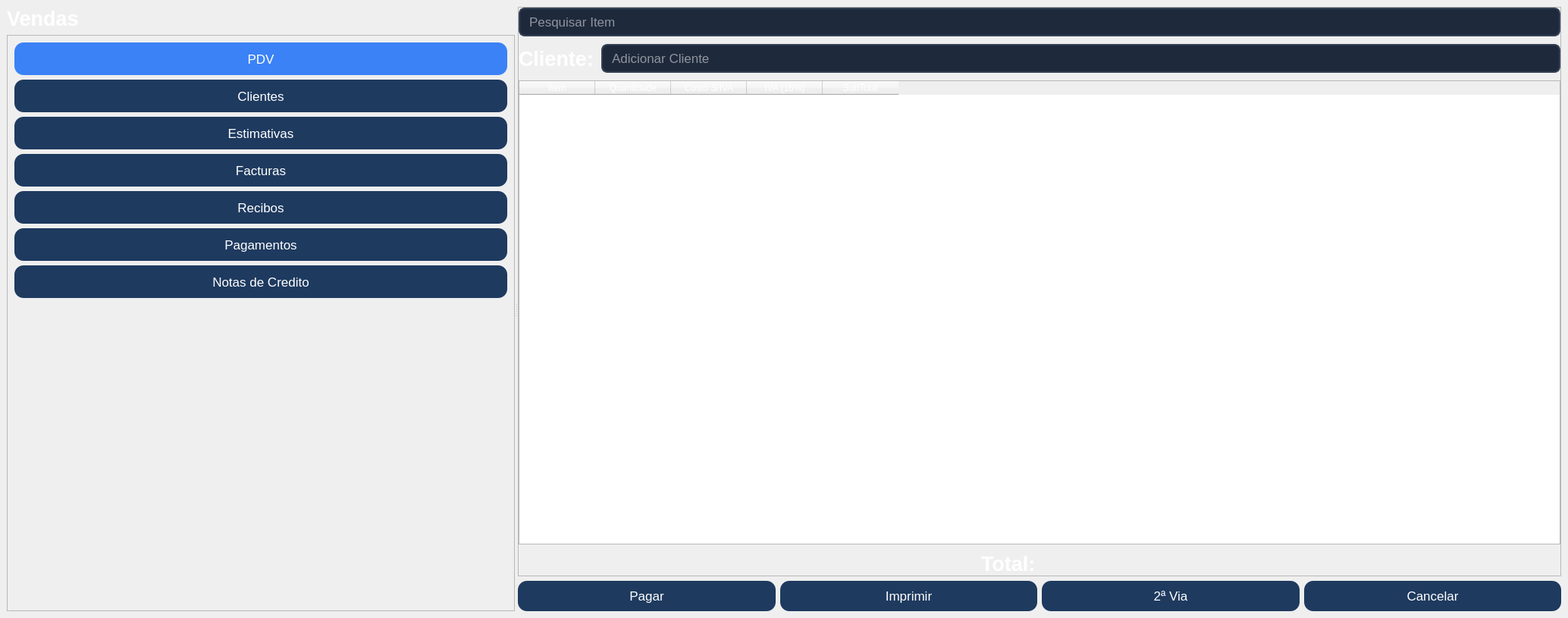
<?xml version="1.0" encoding="UTF-8"?>
<ui version="4.0">
 <class>MainWindow</class>
 <widget class="QMainWindow" name="MainWindow">
  <property name="geometry">
   <rect>
    <x>0</x>
    <y>0</y>
    <width>2068</width>
    <height>815</height>
   </rect>
  </property>
  <property name="windowTitle">
   <string>MainWindow</string>
  </property>
  <property name="styleSheet">
   <string notr="true">
/* ====== Fundo geral ====== */
QWidget {
    background-color: qlineargradient(
        spread:pad, x1:0, y1:0, x2:0, y2:1,
        stop:0 #0f1c2e, stop:1 #182c47
    );
    color: #FFFFFF;
    font-family: 'Segoe UI', Roboto, sans-serif;
}

/* ====== Labels ====== */
QLabel {
    font-size: 20pt;
    font-weight: bold;
    color: #FFFFFF;
}

/* ====== Botões principais (QPushButton) ====== */
QPushButton {
    background-color: #1e3a5f;
    border-radius: 12px;
    padding: 14px;
    font-size: 15pt;
    font-weight: 500;
    color: #FFFFFF;
    border: none;
}
QPushButton:hover {
    background-color: #284c75;
}
QPushButton:pressed {
    background-color: #162a44;
}

/* ====== Botões de navegação (QToolButton) ====== */
QToolButton {
    background-color: #1e3a5f;
    border-radius: 12px;
    padding: 10px;
    font-size: 13pt;
    color: #FFFFFF;
    text-align: left;
    border: none;
}
QToolButton:hover {
    background-color: #284c75;
}
QToolButton:checked {
    background-color: #3b82f6;
    color: white;
}
QToolButton:checked:hover {
    background-color: #2563eb;
}

/* ====== Campos de texto ====== */
QLineEdit {
    background-color: #1e293b;
    border: 2px solid #334155;
    border-radius: 8px;
    padding: 6px 10px;
    font-size: 13pt;
    color: white;
}
QLineEdit:focus {
    border: 2px solid #3b82f6;
}

/* ====== Barra de rolagem ====== */
QScrollBar:vertical {
    background: transparent;
    width: 8px;
}
QScrollBar::handle:vertical {
    background: #64748b;
    border-radius: 4px;
}
QScrollBar::handle:vertical:hover {
    background: #94a3b8;
}
</string>
  </property>
  <widget class="QWidget" name="centralwidget">
   <layout class="QVBoxLayout" name="verticalLayout_2">
    <item>
     <widget class="QStackedWidget" name="stackedWidget">
      <property name="currentIndex">
       <number>1</number>
      </property>
      <widget class="QWidget" name="page">
       <layout class="QVBoxLayout" name="verticalLayout">
        <item>
         <widget class="QLabel" name="label">
          <property name="enabled">
           <bool>true</bool>
          </property>
          <property name="sizePolicy">
           <sizepolicy hsizetype="Minimum" vsizetype="Minimum">
            <horstretch>0</horstretch>
            <verstretch>0</verstretch>
           </sizepolicy>
          </property>
          <property name="maximumSize">
           <size>
            <width>16777215</width>
            <height>25</height>
           </size>
          </property>
          <property name="font">
           <font>
            <family>Segoe UI</family>
            <pointsize>20</pointsize>
            <bold>true</bold>
           </font>
          </property>
          <property name="frameShape">
           <enum>QFrame::Shape::NoFrame</enum>
          </property>
          <property name="text">
           <string>CREART SOFTMANAGEMENT</string>
          </property>
          <property name="alignment">
           <set>Qt::AlignmentFlag::AlignLeading|Qt::AlignmentFlag::AlignLeft|Qt::AlignmentFlag::AlignVCenter</set>
          </property>
         </widget>
        </item>
        <item>
         <layout class="QGridLayout" name="gridLayout">
          <property name="horizontalSpacing">
           <number>50</number>
          </property>
          <property name="verticalSpacing">
           <number>70</number>
          </property>
          <item row="0" column="6">
           <widget class="QPushButton" name="GestaodeRH">
            <property name="toolTip">
             <string>Clique para entrar no painel de compras</string>
            </property>
            <property name="text">
             <string>Gestão de R. H.</string>
            </property>
            <property name="icon">
             <iconset>
              <normaloff>../img/Gestao de RH.png</normaloff>../img/Gestao de RH.png</iconset>
            </property>
            <property name="iconSize">
             <size>
              <width>100</width>
              <height>100</height>
             </size>
            </property>
           </widget>
          </item>
          <item row="0" column="0">
           <widget class="QPushButton" name="vendas">
            <property name="toolTip">
             <string>Clique para entrar no painel de vendas</string>
            </property>
            <property name="text">
             <string> Vendas/Loja</string>
            </property>
            <property name="icon">
             <iconset resource="../img/img.qrc">
              <normaloff>:/img/vendas.png</normaloff>:/img/vendas.png</iconset>
            </property>
            <property name="iconSize">
             <size>
              <width>100</width>
              <height>100</height>
             </size>
            </property>
           </widget>
          </item>
          <item row="0" column="4">
           <widget class="QPushButton" name="Itens">
            <property name="toolTip">
             <string>Clique para entrar no painel de itens</string>
            </property>
            <property name="text">
             <string>Itens/Estoque</string>
            </property>
            <property name="icon">
             <iconset>
              <normaloff>../img/Itens.png</normaloff>../img/Itens.png</iconset>
            </property>
            <property name="iconSize">
             <size>
              <width>100</width>
              <height>100</height>
             </size>
            </property>
           </widget>
          </item>
          <item row="0" column="1">
           <widget class="QPushButton" name="Restaurante">
            <property name="toolTip">
             <string>Clique para entrar no painel de vendas</string>
            </property>
            <property name="text">
             <string>Restaurante</string>
            </property>
            <property name="icon">
             <iconset>
              <normaloff>../img/restaurante.png</normaloff>../img/restaurante.png</iconset>
            </property>
            <property name="iconSize">
             <size>
              <width>100</width>
              <height>100</height>
             </size>
            </property>
           </widget>
          </item>
          <item row="2" column="6">
           <widget class="QPushButton" name="Logout">
            <property name="toolTip">
             <string>Clique para fazer logout</string>
            </property>
            <property name="text">
             <string>Logout</string>
            </property>
            <property name="icon">
             <iconset>
              <normaloff>../img/Logout.png</normaloff>../img/Logout.png</iconset>
            </property>
            <property name="iconSize">
             <size>
              <width>100</width>
              <height>100</height>
             </size>
            </property>
           </widget>
          </item>
          <item row="0" column="5">
           <widget class="QPushButton" name="Despesas">
            <property name="minimumSize">
             <size>
              <width>269</width>
              <height>0</height>
             </size>
            </property>
            <property name="toolTip">
             <string>Clique para entrar no painel de compras</string>
            </property>
            <property name="text">
             <string>Despesas</string>
            </property>
            <property name="icon">
             <iconset>
              <normaloff>../img/Despesas.png</normaloff>../img/Despesas.png</iconset>
            </property>
            <property name="iconSize">
             <size>
              <width>100</width>
              <height>100</height>
             </size>
            </property>
           </widget>
          </item>
          <item row="0" column="2">
           <widget class="QPushButton" name="Hotelaria">
            <property name="toolTip">
             <string>Clique para entrar no painel de vendas</string>
            </property>
            <property name="text">
             <string>Hotelaria</string>
            </property>
            <property name="icon">
             <iconset>
              <normaloff>../img/Hotelaria.png</normaloff>../img/Hotelaria.png</iconset>
            </property>
            <property name="iconSize">
             <size>
              <width>100</width>
              <height>100</height>
             </size>
            </property>
           </widget>
          </item>
          <item row="2" column="4">
           <widget class="QPushButton" name="historico">
            <property name="toolTip">
             <string>Clique para entrar no painel de Relatorios</string>
            </property>
            <property name="text">
             <string>Histórico</string>
            </property>
            <property name="icon">
             <iconset>
              <normaloff>../img/Historico.png</normaloff>../img/Historico.png</iconset>
            </property>
            <property name="iconSize">
             <size>
              <width>100</width>
              <height>100</height>
             </size>
            </property>
           </widget>
          </item>
          <item row="1" column="6">
           <widget class="QPushButton" name="Arquivos">
            <property name="toolTip">
             <string>Acesse Documentos</string>
            </property>
            <property name="text">
             <string>Arquivos</string>
            </property>
            <property name="icon">
             <iconset>
              <normaloff>../img/Arquivos.png</normaloff>../img/Arquivos.png</iconset>
            </property>
            <property name="iconSize">
             <size>
              <width>100</width>
              <height>100</height>
             </size>
            </property>
           </widget>
          </item>
          <item row="1" column="0">
           <widget class="QPushButton" name="marketing">
            <property name="toolTip">
             <string>Clique para entrar no painel de Marketing</string>
            </property>
            <property name="text">
             <string>Marketing</string>
            </property>
            <property name="icon">
             <iconset>
              <normaloff>../img/marketing.png</normaloff>../img/marketing.png</iconset>
            </property>
            <property name="iconSize">
             <size>
              <width>100</width>
              <height>100</height>
             </size>
            </property>
           </widget>
          </item>
          <item row="2" column="5">
           <widget class="QPushButton" name="BackUp">
            <property name="toolTip">
             <string>Clique para entrar no painel de Relatorios</string>
            </property>
            <property name="text">
             <string>BackUp</string>
            </property>
            <property name="icon">
             <iconset>
              <normaloff>../img/BackUp.png</normaloff>../img/BackUp.png</iconset>
            </property>
            <property name="iconSize">
             <size>
              <width>100</width>
              <height>100</height>
             </size>
            </property>
           </widget>
          </item>
          <item row="2" column="0">
           <widget class="QPushButton" name="Configuracoes">
            <property name="toolTip">
             <string>Acesse Configuracoes</string>
            </property>
            <property name="text">
             <string>Configurações</string>
            </property>
            <property name="icon">
             <iconset>
              <normaloff>../img/Configuracoes.png</normaloff>../img/Configuracoes.png</iconset>
            </property>
            <property name="iconSize">
             <size>
              <width>100</width>
              <height>100</height>
             </size>
            </property>
           </widget>
          </item>
          <item row="1" column="4">
           <widget class="QPushButton" name="Relatorio">
            <property name="toolTip">
             <string>Clique para entrar no painel de Relatorios</string>
            </property>
            <property name="text">
             <string>Relatório</string>
            </property>
            <property name="icon">
             <iconset>
              <normaloff>../img/relatorio.png</normaloff>../img/relatorio.png</iconset>
            </property>
            <property name="iconSize">
             <size>
              <width>100</width>
              <height>100</height>
             </size>
            </property>
           </widget>
          </item>
          <item row="1" column="5">
           <widget class="QPushButton" name="PainelEstrategico">
            <property name="toolTip">
             <string>Clique para entrar no painel de delivery</string>
            </property>
            <property name="text">
             <string>Painel Estratégico</string>
            </property>
            <property name="icon">
             <iconset>
              <normaloff>../img/painel estrategico.png</normaloff>../img/painel estrategico.png</iconset>
            </property>
            <property name="iconSize">
             <size>
              <width>100</width>
              <height>100</height>
             </size>
            </property>
           </widget>
          </item>
          <item row="0" column="3">
           <widget class="QPushButton" name="Restaurante_3">
            <property name="toolTip">
             <string>Clique para entrar no painel de vendas</string>
            </property>
            <property name="text">
             <string>Portagem</string>
            </property>
            <property name="icon">
             <iconset>
              <normaloff>../img/Portagem.png</normaloff>../img/Portagem.png</iconset>
            </property>
            <property name="iconSize">
             <size>
              <width>100</width>
              <height>100</height>
             </size>
            </property>
           </widget>
          </item>
         </layout>
        </item>
       </layout>
      </widget>
      <widget class="QWidget" name="Vendas">
       <layout class="QVBoxLayout" name="verticalLayout_6">
        <property name="leftMargin">
         <number>0</number>
        </property>
        <property name="topMargin">
         <number>0</number>
        </property>
        <property name="rightMargin">
         <number>0</number>
        </property>
        <property name="bottomMargin">
         <number>0</number>
        </property>
        <item>
         <widget class="QSplitter" name="splitter">
          <property name="orientation">
           <enum>Qt::Orientation::Horizontal</enum>
          </property>
          <widget class="QWidget" name="layoutWidget">
           <layout class="QVBoxLayout" name="verticalLayout_5">
            <item>
             <widget class="QLabel" name="label_2">
              <property name="font">
               <font>
                <family>Segoe UI</family>
                <pointsize>20</pointsize>
                <bold>true</bold>
               </font>
              </property>
              <property name="text">
               <string>Vendas</string>
              </property>
             </widget>
            </item>
            <item>
             <widget class="QFrame" name="frame">
              <property name="frameShape">
               <enum>QFrame::Shape::StyledPanel</enum>
              </property>
              <property name="frameShadow">
               <enum>QFrame::Shadow::Raised</enum>
              </property>
              <layout class="QVBoxLayout" name="verticalLayout_4">
               <item>
                <widget class="QToolButton" name="pdv">
                 <property name="sizePolicy">
                  <sizepolicy hsizetype="Preferred" vsizetype="Preferred">
                   <horstretch>0</horstretch>
                   <verstretch>0</verstretch>
                  </sizepolicy>
                 </property>
                 <property name="minimumSize">
                  <size>
                   <width>100</width>
                   <height>35</height>
                  </size>
                 </property>
                 <property name="text">
                  <string>PDV</string>
                 </property>
                 <property name="checkable">
                  <bool>true</bool>
                 </property>
                 <property name="checked">
                  <bool>true</bool>
                 </property>
                 <property name="autoExclusive">
                  <bool>true</bool>
                 </property>
                </widget>
               </item>
               <item>
                <widget class="QToolButton" name="clientes">
                 <property name="sizePolicy">
                  <sizepolicy hsizetype="Preferred" vsizetype="Preferred">
                   <horstretch>0</horstretch>
                   <verstretch>0</verstretch>
                  </sizepolicy>
                 </property>
                 <property name="minimumSize">
                  <size>
                   <width>100</width>
                   <height>35</height>
                  </size>
                 </property>
                 <property name="text">
                  <string>Clientes</string>
                 </property>
                 <property name="checkable">
                  <bool>true</bool>
                 </property>
                 <property name="autoExclusive">
                  <bool>true</bool>
                 </property>
                </widget>
               </item>
               <item>
                <widget class="QToolButton" name="estimativas">
                 <property name="sizePolicy">
                  <sizepolicy hsizetype="Preferred" vsizetype="Preferred">
                   <horstretch>0</horstretch>
                   <verstretch>0</verstretch>
                  </sizepolicy>
                 </property>
                 <property name="minimumSize">
                  <size>
                   <width>100</width>
                   <height>35</height>
                  </size>
                 </property>
                 <property name="text">
                  <string>Estimativas</string>
                 </property>
                 <property name="checkable">
                  <bool>true</bool>
                 </property>
                 <property name="autoExclusive">
                  <bool>true</bool>
                 </property>
                </widget>
               </item>
               <item>
                <widget class="QToolButton" name="facturas">
                 <property name="sizePolicy">
                  <sizepolicy hsizetype="Preferred" vsizetype="Preferred">
                   <horstretch>0</horstretch>
                   <verstretch>0</verstretch>
                  </sizepolicy>
                 </property>
                 <property name="minimumSize">
                  <size>
                   <width>100</width>
                   <height>35</height>
                  </size>
                 </property>
                 <property name="text">
                  <string>Facturas</string>
                 </property>
                 <property name="checkable">
                  <bool>true</bool>
                 </property>
                 <property name="autoExclusive">
                  <bool>true</bool>
                 </property>
                </widget>
               </item>
               <item>
                <widget class="QToolButton" name="recibos">
                 <property name="sizePolicy">
                  <sizepolicy hsizetype="Preferred" vsizetype="Preferred">
                   <horstretch>0</horstretch>
                   <verstretch>0</verstretch>
                  </sizepolicy>
                 </property>
                 <property name="minimumSize">
                  <size>
                   <width>100</width>
                   <height>35</height>
                  </size>
                 </property>
                 <property name="text">
                  <string>Recibos</string>
                 </property>
                 <property name="checkable">
                  <bool>true</bool>
                 </property>
                 <property name="autoExclusive">
                  <bool>true</bool>
                 </property>
                </widget>
               </item>
               <item>
                <widget class="QToolButton" name="pagamentos">
                 <property name="sizePolicy">
                  <sizepolicy hsizetype="Preferred" vsizetype="Preferred">
                   <horstretch>0</horstretch>
                   <verstretch>0</verstretch>
                  </sizepolicy>
                 </property>
                 <property name="minimumSize">
                  <size>
                   <width>100</width>
                   <height>35</height>
                  </size>
                 </property>
                 <property name="text">
                  <string>Pagamentos</string>
                 </property>
                 <property name="checkable">
                  <bool>true</bool>
                 </property>
                 <property name="autoExclusive">
                  <bool>true</bool>
                 </property>
                </widget>
               </item>
               <item>
                <widget class="QToolButton" name="notas">
                 <property name="sizePolicy">
                  <sizepolicy hsizetype="Preferred" vsizetype="Preferred">
                   <horstretch>0</horstretch>
                   <verstretch>0</verstretch>
                  </sizepolicy>
                 </property>
                 <property name="minimumSize">
                  <size>
                   <width>100</width>
                   <height>35</height>
                  </size>
                 </property>
                 <property name="text">
                  <string>Notas de Credito</string>
                 </property>
                 <property name="checkable">
                  <bool>true</bool>
                 </property>
                 <property name="autoExclusive">
                  <bool>true</bool>
                 </property>
                </widget>
               </item>
               <item>
                <spacer name="verticalSpacer">
                 <property name="orientation">
                  <enum>Qt::Orientation::Vertical</enum>
                 </property>
                 <property name="sizeHint" stdset="0">
                  <size>
                   <width>20</width>
                   <height>40</height>
                  </size>
                 </property>
                </spacer>
               </item>
              </layout>
             </widget>
            </item>
           </layout>
          </widget>
          <widget class="QStackedWidget" name="stackedWidget_2">
           <property name="currentIndex">
            <number>1</number>
           </property>
           <widget class="QWidget" name="page_3">
            <layout class="QVBoxLayout" name="verticalLayout_9">
             <item>
              <widget class="QLineEdit" name="pesquisar_clientes"/>
             </item>
             <item>
              <widget class="QFrame" name="frame_2">
               <property name="frameShape">
                <enum>QFrame::Shape::StyledPanel</enum>
               </property>
               <property name="frameShadow">
                <enum>QFrame::Shadow::Raised</enum>
               </property>
               <widget class="QLineEdit" name="lineEdit_4">
                <property name="geometry">
                 <rect>
                  <x>80</x>
                  <y>70</y>
                  <width>865</width>
                  <height>40</height>
                 </rect>
                </property>
               </widget>
              </widget>
             </item>
            </layout>
           </widget>
           <widget class="QWidget" name="page_4">
            <layout class="QVBoxLayout" name="verticalLayout_8">
             <property name="leftMargin">
              <number>0</number>
             </property>
             <property name="topMargin">
              <number>0</number>
             </property>
             <property name="rightMargin">
              <number>0</number>
             </property>
             <property name="bottomMargin">
              <number>0</number>
             </property>
             <item>
              <layout class="QHBoxLayout" name="horizontalLayout_2">
               <item>
                <layout class="QVBoxLayout" name="verticalLayout_7"/>
               </item>
               <item>
                <widget class="QFrame" name="frame_3">
                 <property name="minimumSize">
                  <size>
                   <width>100</width>
                   <height>0</height>
                  </size>
                 </property>
                 <property name="frameShape">
                  <enum>QFrame::Shape::StyledPanel</enum>
                 </property>
                 <property name="frameShadow">
                  <enum>QFrame::Shadow::Raised</enum>
                 </property>
                 <layout class="QVBoxLayout" name="verticalLayout_3">
                  <property name="spacing">
                   <number>10</number>
                  </property>
                  <property name="leftMargin">
                   <number>0</number>
                  </property>
                  <property name="topMargin">
                   <number>0</number>
                  </property>
                  <property name="rightMargin">
                   <number>0</number>
                  </property>
                  <property name="bottomMargin">
                   <number>0</number>
                  </property>
                  <item>
                   <widget class="QLineEdit" name="lineEdit">
                    <property name="placeholderText">
                     <string>Pesquisar Item</string>
                    </property>
                   </widget>
                  </item>
                  <item>
                   <layout class="QHBoxLayout" name="horizontalLayout_3">
                    <item>
                     <widget class="QLabel" name="label_3">
                      <property name="minimumSize">
                       <size>
                        <width>0</width>
                        <height>35</height>
                       </size>
                      </property>
                      <property name="text">
                       <string>Cliente:</string>
                      </property>
                     </widget>
                    </item>
                    <item>
                     <widget class="QLineEdit" name="lineEdit_2">
                      <property name="placeholderText">
                       <string>Adicionar Cliente</string>
                      </property>
                     </widget>
                    </item>
                   </layout>
                  </item>
                  <item>
                   <widget class="QTableWidget" name="tableWidget">
                    <column>
                     <property name="text">
                      <string>Item</string>
                     </property>
                    </column>
                    <column>
                     <property name="text">
                      <string>Quantidade</string>
                     </property>
                    </column>
                    <column>
                     <property name="text">
                      <string>Custo S/IVA</string>
                     </property>
                    </column>
                    <column>
                     <property name="text">
                      <string>IVA (16%)</string>
                     </property>
                    </column>
                    <column>
                     <property name="text">
                      <string>SubTotal</string>
                     </property>
                    </column>
                   </widget>
                  </item>
                  <item>
                   <layout class="QHBoxLayout" name="horizontalLayout_4">
                    <item alignment="Qt::AlignmentFlag::AlignRight">
                     <widget class="QLabel" name="label_5">
                      <property name="text">
                       <string>Total:</string>
                      </property>
                     </widget>
                    </item>
                    <item>
                     <widget class="QLabel" name="label_6">
                      <property name="text">
                       <string/>
                      </property>
                     </widget>
                    </item>
                   </layout>
                  </item>
                 </layout>
                </widget>
               </item>
              </layout>
             </item>
             <item>
              <layout class="QHBoxLayout" name="horizontalLayout">
               <item>
                <widget class="QToolButton" name="toolButton">
                 <property name="sizePolicy">
                  <sizepolicy hsizetype="Minimum" vsizetype="Preferred">
                   <horstretch>0</horstretch>
                   <verstretch>0</verstretch>
                  </sizepolicy>
                 </property>
                 <property name="maximumSize">
                  <size>
                   <width>16777215</width>
                   <height>40</height>
                  </size>
                 </property>
                 <property name="text">
                  <string>Pagar</string>
                 </property>
                </widget>
               </item>
               <item>
                <widget class="QToolButton" name="toolButton_2">
                 <property name="sizePolicy">
                  <sizepolicy hsizetype="Preferred" vsizetype="Preferred">
                   <horstretch>0</horstretch>
                   <verstretch>0</verstretch>
                  </sizepolicy>
                 </property>
                 <property name="maximumSize">
                  <size>
                   <width>16777215</width>
                   <height>40</height>
                  </size>
                 </property>
                 <property name="text">
                  <string>Imprimir</string>
                 </property>
                </widget>
               </item>
               <item>
                <widget class="QToolButton" name="toolButton_3">
                 <property name="sizePolicy">
                  <sizepolicy hsizetype="Preferred" vsizetype="Preferred">
                   <horstretch>0</horstretch>
                   <verstretch>0</verstretch>
                  </sizepolicy>
                 </property>
                 <property name="maximumSize">
                  <size>
                   <width>16777215</width>
                   <height>40</height>
                  </size>
                 </property>
                 <property name="text">
                  <string>2ª Via</string>
                 </property>
                </widget>
               </item>
               <item>
                <widget class="QToolButton" name="toolButton_4">
                 <property name="sizePolicy">
                  <sizepolicy hsizetype="Preferred" vsizetype="Preferred">
                   <horstretch>0</horstretch>
                   <verstretch>0</verstretch>
                  </sizepolicy>
                 </property>
                 <property name="minimumSize">
                  <size>
                   <width>0</width>
                   <height>35</height>
                  </size>
                 </property>
                 <property name="maximumSize">
                  <size>
                   <width>16777215</width>
                   <height>40</height>
                  </size>
                 </property>
                 <property name="text">
                  <string>Cancelar</string>
                 </property>
                </widget>
               </item>
              </layout>
             </item>
            </layout>
           </widget>
          </widget>
         </widget>
        </item>
       </layout>
      </widget>
     </widget>
    </item>
   </layout>
  </widget>
 </widget>
 <resources>
  <include location="../img/img.qrc"/>
 </resources>
 <connections/>
</ui>
